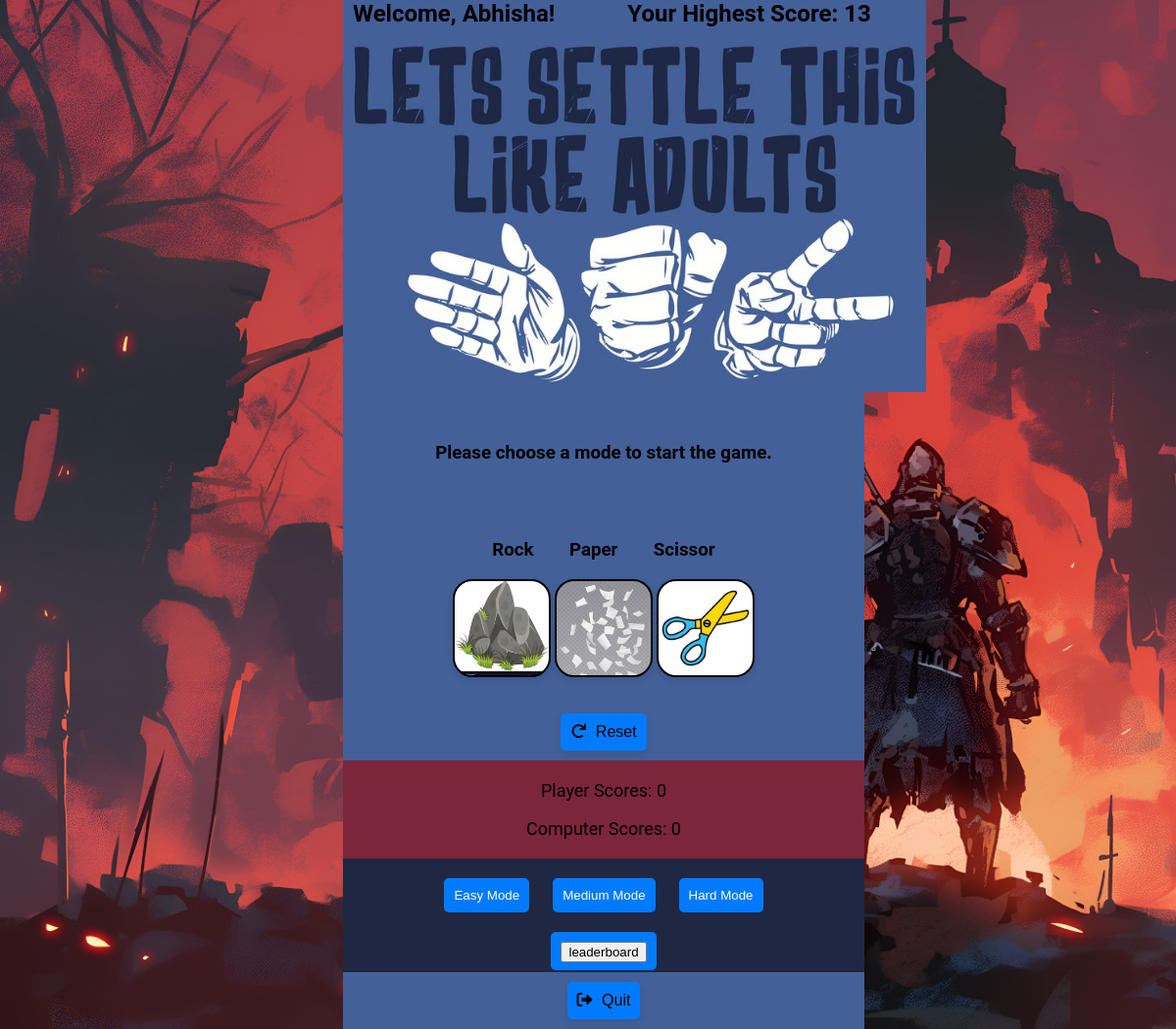
The app's page /main_page/ (signed in), older data.
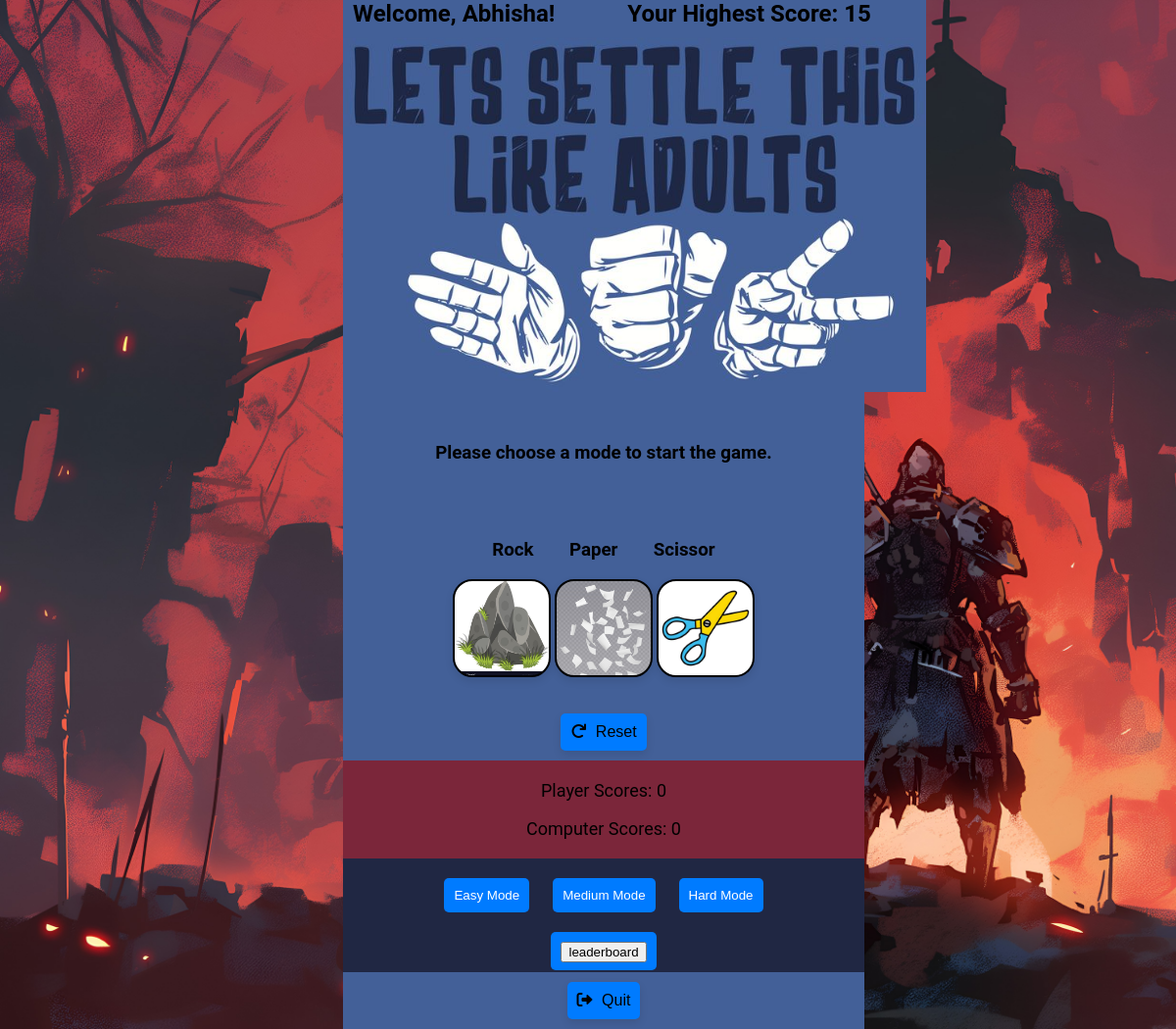
The same page, newer data.
### scores/models.py (models this page shows, shortened)
class Score(models.Model):
    user = models.ForeignKey(User, on_delete=models.CASCADE)
    score = models.IntegerField(validators=[MinValueValidator(0)])

### MyGames/views.py (the view)
# urls.py: path("main_page/", views.main_page, name="main_page"),
@login_required
def main_page(request):
    recent_score = None
    if request.user.is_authenticated:
        recent_score = Score.objects.filter(user=request.user).order_by("-id").first()
    return render(request, "main_pages.html", {"recent_score": recent_score})

### templates/main_pages.html (shortened to what this page needs)
{% load static %}
<!DOCTYPE html>
<html lang="en">
<head>
    <link rel="stylesheet" href="{% static 'css/game.css' %}">
    <link rel="stylesheet" href="https://cdnjs.cloudflare.com/ajax/libs/font-awesome/6.0.0-beta3/css/all.min.css">
</head>
<body>
    <div class="allbtn">
        <h2 class="welcome">Welcome, {{request.user}}!</h2>
        {% if recent_score %}
        <h2 class="highscore"> Your Highest Score: {{ recent_score.score }}</h2>
        {% endif %}
    </div>
        <div class="box">
                <h3 id="result"></h3>
                <div class="text">
                    <h3>Rock</h3>
                    <h3>Paper</h3>
                    <h3>Scissor</h3>
                </div>
                <div>
                    <button id="rockBtn"></button>
                    <button id="paperBtn"></button>
                    <button id="scissorBtn"></button>
            </div>
            <div class="quit">
                <button id="resetBtn"><i class="fas fa-redo"></i> Reset</button>
            </div>
        </div>
    <div class="scoreboard">
        <p>Player Scores: <span id="playerScore">0</span></p>
        <p>Computer Scores: <span id="computerScore">0</span></p>
    </div>
        <div class="mode">
    <button class="Easy_Mode">Easy Mode</button>
    <button class="Medium_Mode">Medium Mode</button>
    <button class="Hard_Mode">Hard Mode</button>
    </div>
    <div class="leaderboard">
    <a href="{% url 'leaderboard' %}"><button >leaderboard</button></a>
    </div>
    <div class="quitform">
        <form action="{% url 'score_submit' %}" method="post">
        <button type="submit" id="submitBtn"><i class="fas fa-sign-out-alt"></i> Quit</button>
    </form>
    </div>
</body>
</html>

### static/css/game.css (style rules this page uses)
body { font-family: 'Roboto', sans-serif; background-color: #f4f4f4; margin: 0; padding: 0; background-image: url("/static/images/bg9.jpg"); background-size: cover; background-attachment: fixed; }
.quit { display: flex; justify-content: center; margin-top: 5%; justify-content: space-evenly; width: 200px; padding: 10px; }
.scoreboard { font-size: 18px; }
.box { display: flex; justify-content: center; flex-direction: column; align-items: center; justify-content: space-evenly; background-color: #436098; margin-left: 350px; margin-right: 318px; }
#rockBtn { background-image: url("/static/images/rock.jpg"); background-size: cover; width: 100px; border-radius: 20px; height: 100px; }
#paperBtn { background-image: url("/static/images/paper.jpg"); background-size: cover; width: 100px; border-radius: 20px; height: 100px; }
#scissorBtn { background-image: url("/static/images/scissors.jpg"); background-size: cover; width: 100px; border-radius: 20px; height: 100px; }
.allbtn { background-color: #261C1B; background-image: url("/static/images/banner1.jpg"); background-size: cover; height: 400px; width: 595px; align-items: center; position: relative; right: 10px; position: relative; left: 350px; }
.allbtn h2 { padding: 10px; }
.scoreboard { background-color: #7B263A; align-items: center; text-align: center; margin-left: 350px; margin-right: 318px; padding: 2px; }
.text { display: flex; justify-content: space-evenly; width: 300px; }
.mode { text-align: center; background-color:#202743 ; margin-left: 350px; margin-right: 318px; padding: 10px; }
.mode button { background-color: #007bff; color: white; padding: 10px; margin: 10px; border-radius: 5px; border: none; cursor: pointer; }
.leaderboard { text-align: center; background-color:#202743 ; margin-left: 350px; margin-right: 318px; padding: 10px; }
.leaderboard a { background-color: #007bff; color: white; padding: 10px; margin: 10px; border-radius: 5px; border: none; cursor: pointer; }
.quitform { text-align: center; background-color:#436098 ; margin-left: 350px; margin-right: 318px; padding: 10px; }
.welcome { padding: 10px; display: inline; position: relative; }
#resetBtn, #submitBtn { font-size: 16px; padding: 10px; border: none; border-radius: 5px; cursor: pointer; background-color: #007bff; color: black; box-shadow: 0 4px 8px rgba(0, 0, 0, 0.1); text-align: center ; }
#resetBtn i, #submitBtn i { margin-right: 5px; pointer-events: none; }
#rockBtn, #paperBtn, #scissorBtn { background-size: cover; width: 100px; border-radius: 20px; height: 100px; border: 2px solid #000; box-shadow: 0 4px 8px rgba(0, 0, 0, 0.1); font-size: 24px; transition: transform 0.1s ease-in-out, box-shadow 0.1s ease-in-out; }
.highscore { display: inline; position: relative; left: 50px; }

Row changes from the older to the newer data that the page shows:
changed Score: score "13" → "15"
